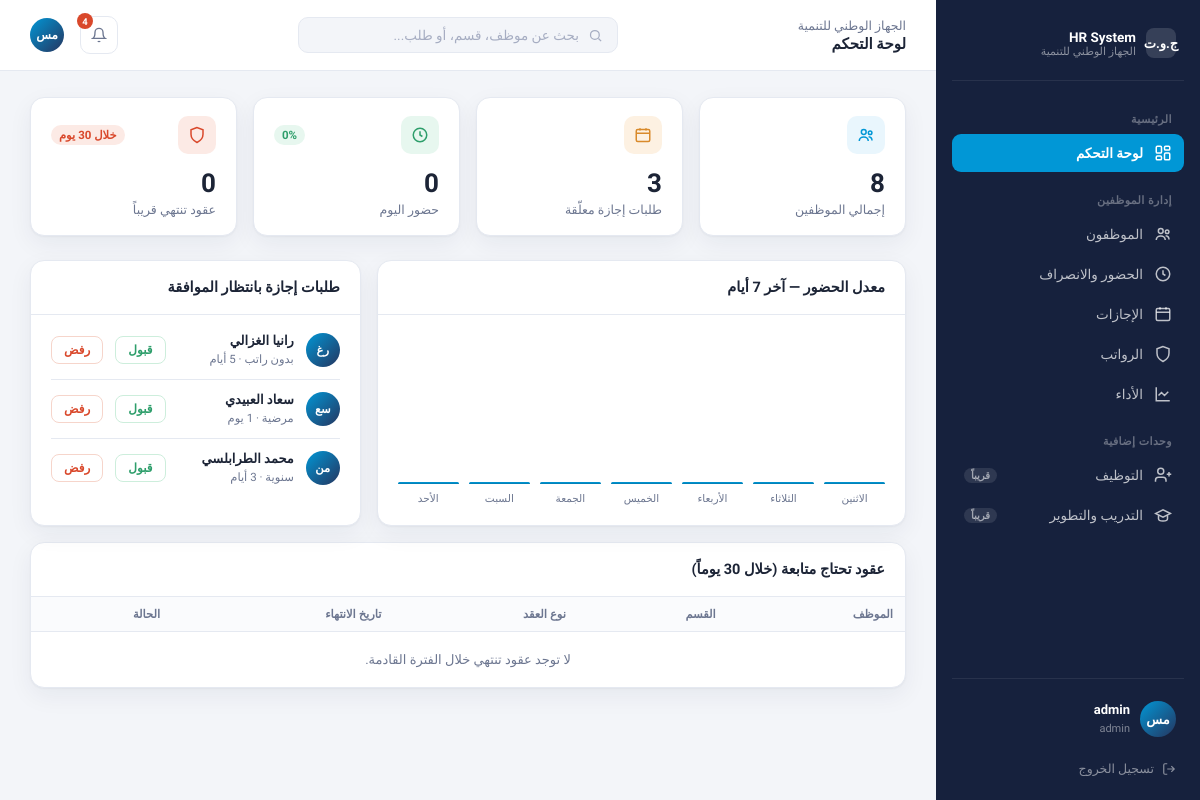
/dashboard (signed in), run on the app's committed database.
### tables this page shows
CREATE TABLE users (
    id INTEGER PRIMARY KEY AUTOINCREMENT,
    username TEXT NOT NULL UNIQUE,
    password_hash TEXT NOT NULL,
    role TEXT NOT NULL DEFAULT 'hr',
    employee_id INTEGER REFERENCES employees(id)
);

CREATE TABLE leave_requests (
    id INTEGER PRIMARY KEY AUTOINCREMENT,
    employee_id INTEGER NOT NULL REFERENCES employees(id),
    leave_type TEXT NOT NULL,
    start_date TEXT NOT NULL,
    end_date TEXT NOT NULL,
    days INTEGER NOT NULL,
    status TEXT NOT NULL DEFAULT 'pending',
    created_at TEXT NOT NULL
);

CREATE TABLE employees (
    id INTEGER PRIMARY KEY AUTOINCREMENT,
    employee_code TEXT NOT NULL UNIQUE,
    full_name TEXT NOT NULL,
    initials TEXT NOT NULL,
    department_id INTEGER NOT NULL REFERENCES departments(id),
    position TEXT NOT NULL,
    hire_date TEXT NOT NULL,
    contract_type TEXT NOT NULL,
    contract_end_date TEXT,
    status TEXT NOT NULL DEFAULT 'نشط'
);

### app.py (the view, shortened to what this page needs)
@app.route("/dashboard")
@login_required
def dashboard():
    conn = db.get_db()
    current_user = get_current_user()
    today = date.today()
    today_str = today.isoformat()
    total_employees = conn.execute("SELECT COUNT(*) AS c FROM employees").fetchone()["c"]
    pending_leaves_count = conn.execute(
        "SELECT COUNT(*) AS c FROM leave_requests WHERE status = 'pending'"
    ).fetchone()["c"]
    present_today = conn.execute(
        "SELECT COUNT(*) AS c FROM attendance WHERE day = ? AND status IN ('present','late')",
        (today_str,),
    ).fetchone()["c"]
    attendance_rate = round((present_today / total_employees) * 100) if total_employees else 0
    upcoming_limit = (today + timedelta(days=30)).isoformat()
    contracts_ending_rows = conn.execute(
        """
        SELECT e.*, d.name AS department_name
        FROM employees e
        JOIN departments d ON d.id = e.department_id
        WHERE e.contract_end_date IS NOT NULL
          AND e.contract_end_date >= ?
          AND e.contract_end_date <= ?
        ORDER BY e.contract_end_date ASC
        """,
        (today_str, upcoming_limit),
    ).fetchall()
    contracts_ending = []
    weekly_chart = []
    for i in range(6, -1, -1):
        day = today - timedelta(days=i)
        day_str = day.isoformat()
        present = conn.execute(
            "SELECT COUNT(*) AS c FROM attendance WHERE day = ? AND status IN ('present','late')",
            (day_str,),
        ).fetchone()["c"]
        rate = round((present / total_employees) * 100) if total_employees else 0
        weekly_chart.append({"label": ARABIC_WEEKDAYS[day.weekday()], "rate": rate})
    pending_leaves = conn.execute(
        """
        SELECT lr.id, lr.leave_type, lr.days, e.full_name, e.initials
        FROM leave_requests lr
        JOIN employees e ON e.id = lr.employee_id
        WHERE lr.status = 'pending'
        ORDER BY lr.created_at DESC
        LIMIT 4
        """
    ).fetchall()
    context = {
        "current_user": current_user,
        "total_employees": total_employees,
        "pending_leaves_count": pending_leaves_count,
        "present_today": present_today,
        "attendance_rate": attendance_rate,
        "contracts_ending": contracts_ending,
        "contracts_ending_count": len(contracts_ending),
        "weekly_chart": weekly_chart,
        "pending_leaves": pending_leaves,
        "today": today,
    }
    return render_template("dashboard.html", **context)

### app.py (called while the page is built)
def login_required(view_func):
    @wraps(view_func)
    def wrapped(*args, **kwargs):
        if "user_id" not in session:
            return redirect(url_for("login"))
        return view_func(*args, **kwargs)
    return wrapped

def get_current_user():
    conn = db.get_db()
    row = conn.execute(
        """
        SELECT u.id, u.username, u.role, u.employee_id,
               e.full_name, e.initials, e.position,
               d.name AS department_name
        FROM users u
        LEFT JOIN employees e ON e.id = u.employee_id
        LEFT JOIN departments d ON d.id = e.department_id
        WHERE u.id = ?
        """,
        (session["user_id"],),
    ).fetchone()
    return row

### db.py (called while the page is built)
def get_db():
    if "db" not in g:
        os.makedirs(os.path.dirname(DB_PATH), exist_ok=True)
        g.db = sqlite3.connect(DB_PATH)
        g.db.row_factory = sqlite3.Row
        g.db.execute("PRAGMA foreign_keys = ON")
    return g.db

### templates/dashboard.html
{% extends "base.html" %}
{% set page_label = 'لوحة التحكم' %}
{% set active_panel = 'overview' %}
{% block content %}
<section class="panel active">
  <div class="kpi-grid">
    <div class="kpi-card">
      <div class="top">
        <div class="icon" style="background:#E9F6FD;color:var(--blue);">
          <svg width="18" height="18" viewBox="0 0 24 24" fill="none" stroke="currentColor" stroke-width="2"><circle cx="9" cy="8" r="3.2"/><path d="M3 20c0-3.3 2.7-5.5 6-5.5s6 2.2 6 5.5"/><circle cx="17.5" cy="9" r="2.4"/><path d="M15.5 14.2c2.6.3 4.5 2 4.5 5"/></svg>
        </div>
      </div>
      <div class="val">{{ total_employees }}</div><div class="lbl">إجمالي الموظفين</div>
    </div>
    <div class="kpi-card">
      <div class="top">
        <div class="icon" style="background:#FDF1E2;color:var(--warn);">
          <svg width="18" height="18" viewBox="0 0 24 24" fill="none" stroke="currentColor" stroke-width="2"><rect x="3" y="4.5" width="18" height="16" rx="2"/><path d="M3 9.5h18M8 3v3M16 3v3"/></svg>
        </div>
      </div>
      <div class="val">{{ pending_leaves_count }}</div><div class="lbl">طلبات إجازة معلّقة</div>
    </div>
    <div class="kpi-card">
      <div class="top">
        <div class="icon" style="background:#E7F7EF;color:var(--good);">
          <svg width="18" height="18" viewBox="0 0 24 24" fill="none" stroke="currentColor" stroke-width="2"><circle cx="12" cy="12" r="9"/><path d="M12 7v5l3.2 2"/></svg>
        </div>
        <span class="trend up">{{ attendance_rate }}%</span>
      </div>
      <div class="val">{{ present_today }}</div><div class="lbl">حضور اليوم</div>
    </div>
    <div class="kpi-card">
      <div class="top">
        <div class="icon" style="background:#FCEAE5;color:var(--bad);">
          <svg width="18" height="18" viewBox="0 0 24 24" fill="none" stroke="currentColor" stroke-width="2"><path d="M12 2 4 5v6c0 5 3.4 8.7 8 11 4.6-2.3 8-6 8-11V5Z"/></svg>
        </div>
        <span class="trend down">خلال 30 يوم</span>
      </div>
      <div class="val">{{ contracts_ending_count }}</div><div class="lbl">عقود تنتهي قريباً</div>
    </div>
  </div>
  <div class="grid-2">
    <div class="card">
      <div class="card-head"><h3>معدل الحضور — آخر 7 أيام</h3></div>
      <div class="card-body">
        <div class="bars">
          {% for d in weekly_chart %}
          <div class="bar-col"><div class="bar" style="height:{{ d.rate }}%"></div><span>{{ d.label }}</span></div>
          {% endfor %}
        </div>
      </div>
    </div>
    <div class="card">
      <div class="card-head"><h3>طلبات إجازة بانتظار الموافقة</h3></div>
      <div class="card-body" style="padding-top:6px;">
        {% for lv in pending_leaves %}
        <div class="req-item">
          <div class="avatar">{{ lv['initials'] }}</div>
          <div class="info"><b>{{ lv['full_name'] }}</b><span>{{ lv['leave_type'] }} · {{ lv['days'] }} {{ 'يوم' if lv['days'] == 1 else 'أيام' }}</span></div>
          <form method="POST" action="{{ url_for('decide_leave_request', request_id=lv['id'], decision='approve') }}" style="display:inline;">
            <button class="btn-mini approve" type="submit">قبول</button>
          </form>
          <form method="POST" action="{{ url_for('decide_leave_request', request_id=lv['id'], decision='reject') }}" style="display:inline;">
            <button class="btn-mini reject" type="submit">رفض</button>
          </form>
        </div>
        {% else %}
        <p style="color:var(--muted); font-size:13px; padding:14px 0;">لا توجد طلبات إجازة قيد المراجعة حالياً.</p>
        {% endfor %}
      </div>
    </div>
  </div>
  <div class="card">
    <div class="card-head"><h3>عقود تحتاج متابعة (خلال 30 يوماً)</h3></div>
    <table>
      <thead><tr><th>الموظف</th><th>القسم</th><th>نوع العقد</th><th>تاريخ الانتهاء</th><th>الحالة</th></tr></thead>
      <tbody>
        {% for emp in contracts_ending %}
        <tr>
          <td><div class="person"><div class="avatar">{{ emp.initials }}</div><div><b>{{ emp.full_name }}</b><span>{{ emp.position }}</span></div></div></td>
          <td>{{ emp.department_name }}</td>
          <td>{{ emp.contract_type }}</td>
          <td>{{ emp.contract_end_date.strftime('%Y/%m/%d') }}</td>
          <td><span class="status-dot contract">ينتهي خلال {{ emp.days_left }} يوم</span></td>
        </tr>
        {% else %}
        <tr><td colspan="5" style="text-align:center; color:var(--muted); padding:20px;">لا توجد عقود تنتهي خلال الفترة القادمة.</td></tr>
        {% endfor %}
      </tbody>
    </table>
  </div>
</section>
{% endblock %}

### templates/base.html (shortened to what this page needs)
<!DOCTYPE html>
<html lang="ar" dir="rtl">
<head>
<link rel="stylesheet" href="{{ url_for('static', filename='css/style.css') }}">
</head>
<body>
<div id="appView">
  <div class="shell">
    <aside class="sidebar">
      <div class="logo-row">
        <div class="mark">ج.و.ت</div>
        <div>
          <div style="font-weight:800; font-size:13.5px;">HR System</div>
          <div class="org">الجهاز الوطني للتنمية</div>
        </div>
      </div>
      <div class="nav-group">
        <div class="nav-label">الرئيسية</div>
        <a class="nav-item {{ 'active' if active_panel == 'overview' else '' }}" href="{{ url_for('dashboard') }}">
          <svg viewBox="0 0 24 24" fill="none" stroke="currentColor" stroke-width="2"><rect x="3" y="3" width="7" height="9" rx="1.5"/><rect x="14" y="3" width="7" height="5" rx="1.5"/><rect x="14" y="12" width="7" height="9" rx="1.5"/><rect x="3" y="16" width="7" height="5" rx="1.5"/></svg>
          لوحة التحكم
        </a>
      </div>
      <div class="nav-group">
        <div class="nav-label">إدارة الموظفين</div>
        <a class="nav-item {{ 'active' if active_panel == 'employees' else '' }}" href="{{ url_for('module_placeholder', key='employees') }}">
          <svg viewBox="0 0 24 24" fill="none" stroke="currentColor" stroke-width="2"><circle cx="9" cy="8" r="3.2"/><path d="M3 20c0-3.3 2.7-5.5 6-5.5s6 2.2 6 5.5"/><circle cx="17.5" cy="9" r="2.4"/><path d="M15.5 14.2c2.6.3 4.5 2 4.5 5"/></svg>
          الموظفون
        </a>
        <a class="nav-item {{ 'active' if active_panel == 'attendance' else '' }}" href="{{ url_for('module_placeholder', key='attendance') }}">
          <svg viewBox="0 0 24 24" fill="none" stroke="currentColor" stroke-width="2"><circle cx="12" cy="12" r="9"/><path d="M12 7v5l3.2 2"/></svg>
          الحضور والانصراف
        </a>
        <a class="nav-item {{ 'active' if active_panel == 'leaves' else '' }}" href="{{ url_for('module_placeholder', key='leaves') }}">
          <svg viewBox="0 0 24 24" fill="none" stroke="currentColor" stroke-width="2"><rect x="3" y="4.5" width="18" height="16" rx="2"/><path d="M3 9.5h18M8 3v3M16 3v3"/></svg>
          الإجازات
        </a>
        <a class="nav-item {{ 'active' if active_panel == 'payroll' else '' }}" href="{{ url_for('module_placeholder', key='payroll') }}">
          <svg viewBox="0 0 24 24" fill="none" stroke="currentColor" stroke-width="2"><path d="M12 2 4 5v6c0 5 3.4 8.7 8 11 4.6-2.3 8-6 8-11V5Z"/></svg>
          الرواتب
        </a>
        <a class="nav-item {{ 'active' if active_panel == 'performance' else '' }}" href="{{ url_for('module_placeholder', key='performance') }}">
          <svg viewBox="0 0 24 24" fill="none" stroke="currentColor" stroke-width="2"><path d="M3 3v18h18"/><path d="m19 9-5 5-4-4-4 4"/></svg>
          الأداء
        </a>
      </div>
      <div class="nav-group">
        <div class="nav-label">وحدات إضافية</div>
        <a class="nav-item" href="{{ url_for('module_placeholder', key='recruitment') }}">
          <svg viewBox="0 0 24 24" fill="none" stroke="currentColor" stroke-width="2"><path d="M16 21v-2a4 4 0 0 0-4-4H6a4 4 0 0 0-4 4v2"/><circle cx="9" cy="7" r="4"/><path d="M20 8v6M23 11h-6"/></svg>
          التوظيف <span class="soon">قريباً</span>
        </a>
        <a class="nav-item" href="{{ url_for('module_placeholder', key='training') }}">
          <svg viewBox="0 0 24 24" fill="none" stroke="currentColor" stroke-width="2"><path d="M22 10 12 5 2 10l10 5 10-5Z"/><path d="M6 12.5V17c0 1.7 2.7 3 6 3s6-1.3 6-3v-4.5"/></svg>
          التدريب والتطوير <span class="soon">قريباً</span>
        </a>
      </div>
      <div class="sidebar-foot">
        <div class="user-chip">
          <div class="avatar">{{ current_user['initials'] if current_user and current_user['initials'] else 'مس' }}</div>
          <div class="who">
            <b>{{ current_user['full_name'] if current_user and current_user['full_name'] else current_user['username'] }}</b>
            <span>
              {% if current_user and current_user['department_name'] %}
                {{ current_user['department_name'] }} · {{ current_user['position'] }}
              {% else %}
                {{ current_user['role'] }}
              {% endif %}
            </span>
          </div>
        </div>
        <a class="logout-link" href="{{ url_for('logout') }}">
          <svg width="14" height="14" viewBox="0 0 24 24" fill="none" stroke="currentColor" stroke-width="2"><path d="M9 21H5a2 2 0 0 1-2-2V5a2 2 0 0 1 2-2h4"/><path d="M16 17l5-5-5-5M21 12H9"/></svg>
          تسجيل الخروج
        </a>
      </div>
    </aside>
    <div class="main">
      <div class="topbar">
        <div class="page-title">الجهاز الوطني للتنمية <b>{{ page_label|default('لوحة التحكم') }}</b></div>
        <div class="search">
          <svg width="15" height="15" viewBox="0 0 24 24" fill="none" stroke="currentColor" stroke-width="2"><circle cx="11" cy="11" r="7"/><path d="m21 21-4.3-4.3"/></svg>
          بحث عن موظف، قسم، أو طلب...
        </div>
        <div class="topbar-right">
          <button class="icon-btn"><svg width="16" height="16" viewBox="0 0 24 24" fill="none" stroke="currentColor" stroke-width="2"><path d="M18 8a6 6 0 0 0-12 0c0 7-3 9-3 9h18s-3-2-3-9"/><path d="M13.7 21a2 2 0 0 1-3.4 0"/></svg><span class="badge">4</span></button>
          <div class="user-chip" style="padding:0;"><div class="avatar" style="width:34px;height:34px;font-size:12px;">{{ current_user['initials'] if current_user and current_user['initials'] else 'مس' }}</div></div>
        </div>
      </div>
      <div class="content">
        {% block content %}{% endblock %}
      </div>
    </div>
  </div>
</div>
</body>
</html>

### data on the page
users: username "admin", role "admin"
leave_requests: initials "رغ", full_name "رانيا الغزالي", leave_type "بدون راتب", days "أيام"
leave_requests: initials "سع", full_name "سعاد العبيدي", leave_type "مرضية", days "1", days "يوم"
leave_requests: initials "من", full_name "محمد الطرابلسي", leave_type "سنوية", days "أيام"

### other printed values
{{ page_label|default('لوحة التحكم') }} "لوحة التحكم"
{{ total_employees }} "8"
{{ pending_leaves_count }} "3"
{{ attendance_rate }} "0"
{{ present_today }} "0"
{{ contracts_ending_count }} "0"
{{ d.label }} "الاثنين" "الثلاثاء" "الأربعاء" "الخميس" "الجمعة" "السبت" "الأحد"
